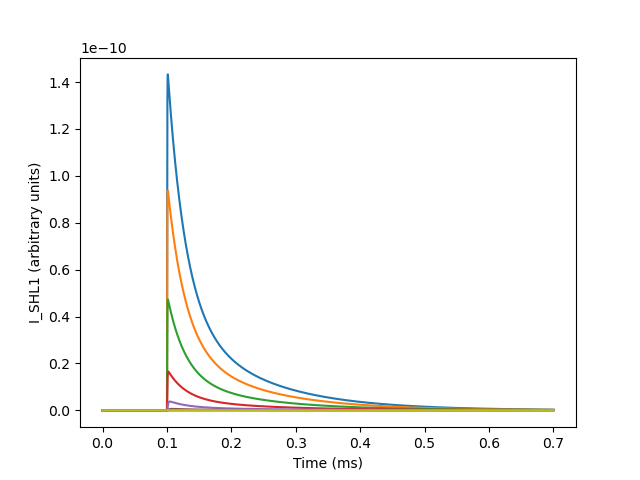

Here is the Python script that generated this plot:
from IonChannel import IonChannel
from IonChannel import mV, ms
import math
import matplotlib.pyplot as plt
import numpy as np
from scipy import integrate

#I_x = g_x*(V-V_x) = g_x * m_p_x * h_q_x * (V-V_x)
class SHL1(IonChannel):
    def compute_derivatives(y, t, voltage):
        def m_SHL1_inf(V):
            # updated version
            m_v_05 = 11.2 * mV #potentially -6.8
            k_a = 14.1 * mV
            return (1)/(1+np.exp(-(V-m_v_05)/k_a))

        def tau_m_SHL1(V):
            a = 13.8 * ms #potentially 1.4
            a = 1.4 * ms
            b = -17.5 * mV
            c = 12.9 * mV
            d = -3.7 * mV
            e = 6.5 * mV
            f = 1.9 * ms #potentially 0.2
            f = 0.2 * ms
            return a/(np.exp(-(V-b)/c) + np.exp((V-d)/e)) + f

        def h_f_SHL1_inf(V):
            h_v_05 = -33.1 * mV
            k_i = 8.3 * mV
            return (1)/(1+np.exp((V-h_v_05)/k_i))

        def h_s_SHL1_inf(V):
            h_v_05 = -33.1 * mV
            k_i = 8.3 * mV
            return (1)/(1+np.exp((V-h_v_05)/k_i))

        def tau_h_f_SHL1(V):
            a = 539.2 * ms #potentially 53.9
            b = -28.2 * mV
            c = 4.9 * mV
            d = 27.3 * ms #potentially 2.7
            return ((a)/(1 + np.exp((V-b)/c))) + d

        def tau_h_s_SHL1(V):
            a = 8422.0 * ms #potentially 842.2
            b = -37.7 * mV
            c = 6.4 * mV
            d = 118.9 * ms #potentially 11.9
            return ((a)/(1 + np.exp((V-b)/c))) + d

        #I_SHL1 = g_SHL1 * (m_SHL1)**3 * (0.7 * h_f_SHL1 + 0.3 * h_s_SHL1) * (V - V_K)

        m_SHL1 = y[0]
        h_f_SHL1 = y[1]
        h_s_SHL1 = y[2]

        dm_SHL1_dt = (m_SHL1_inf(voltage)-m_SHL1)/(tau_m_SHL1(voltage))

        dh_f_SHL1_dt = (h_f_SHL1_inf(voltage)-h_f_SHL1)/tau_h_f_SHL1(voltage)
        dh_s_SHL1_dt = (h_s_SHL1_inf(voltage)-h_s_SHL1)/tau_h_s_SHL1(voltage)

        #I_SHL1 = g_SHL1 * m_3_SHL1 * (0.7 * h_f_SHL1 + 0.3 * h_s_SHL1) * (V - V_K)

        return np.asarray([dm_SHL1_dt, dh_f_SHL1_dt, dh_s_SHL1_dt])


init_values = [0.00154979, 0.99648898, 0.99648898]

def run_experiment(V_pre,V_post):
    t0 = 0e-3
    t1 = 100e-3
    t2 = 700e-3

    tsteps1 = int((t1-t0)*1e6)
    tsteps2 = int((t2-t1)*1e6)

    result_pre = integrate.odeint(SHL1.compute_derivatives, np.asarray(init_values), np.linspace(t0,t1,tsteps1), args=(V_pre,))
    print("Steady state:")
    print(result_pre[-1,:])
    result_post = integrate.odeint(SHL1.compute_derivatives, result_pre[-1,:], np.linspace(t1,t2,tsteps2),args=(V_post,))

    m_SHL1_pre = result_pre[:,0]
    h_f_SHL1_pre = result_pre[:,1]
    h_s_SHL1_pre = result_pre[:,2]

    m_SHL1_post = result_post[:,0]
    h_f_SHL1_post = result_post[:,1]
    h_s_SHL1_post = result_post[:,2]

    if True:
        g_SHL1 = 1.8 * 1e-9
        V_K = -80*1e-3
        I_SHL1_pre = np.transpose(g_SHL1 * np.power(m_SHL1_pre,3) * (0.7 * h_f_SHL1_pre + 0.3 * h_s_SHL1_pre) * (V_pre - V_K))
        I_SHL1_post = np.transpose(g_SHL1 * np.power(m_SHL1_post,3) * (0.7 * h_f_SHL1_post + 0.3 * h_s_SHL1_post) * (V_post - V_K))

        print(I_SHL1_pre)
        print()
        print(I_SHL1_post)
        plt.plot(np.linspace(t0,t2,tsteps1+tsteps2),np.hstack((I_SHL1_pre, I_SHL1_post)))
        plt.xlabel("Time (ms)")
        plt.ylabel("I_SHL1 (arbitrary units)")

run_experiment(-80e-3, 40e-3)
run_experiment(-80e-3, 30e-3)
run_experiment(-80e-3, 20e-3)
run_experiment(-80e-3, 10e-3)
run_experiment(-80e-3, 0e-3)
run_experiment(-80e-3, -10e-3)
run_experiment(-80e-3, -20e-3)
run_experiment(-80e-3, -30e-3)
run_experiment(-80e-3, -40e-3)

plt.savefig('SHL1.png')
plt.show()
